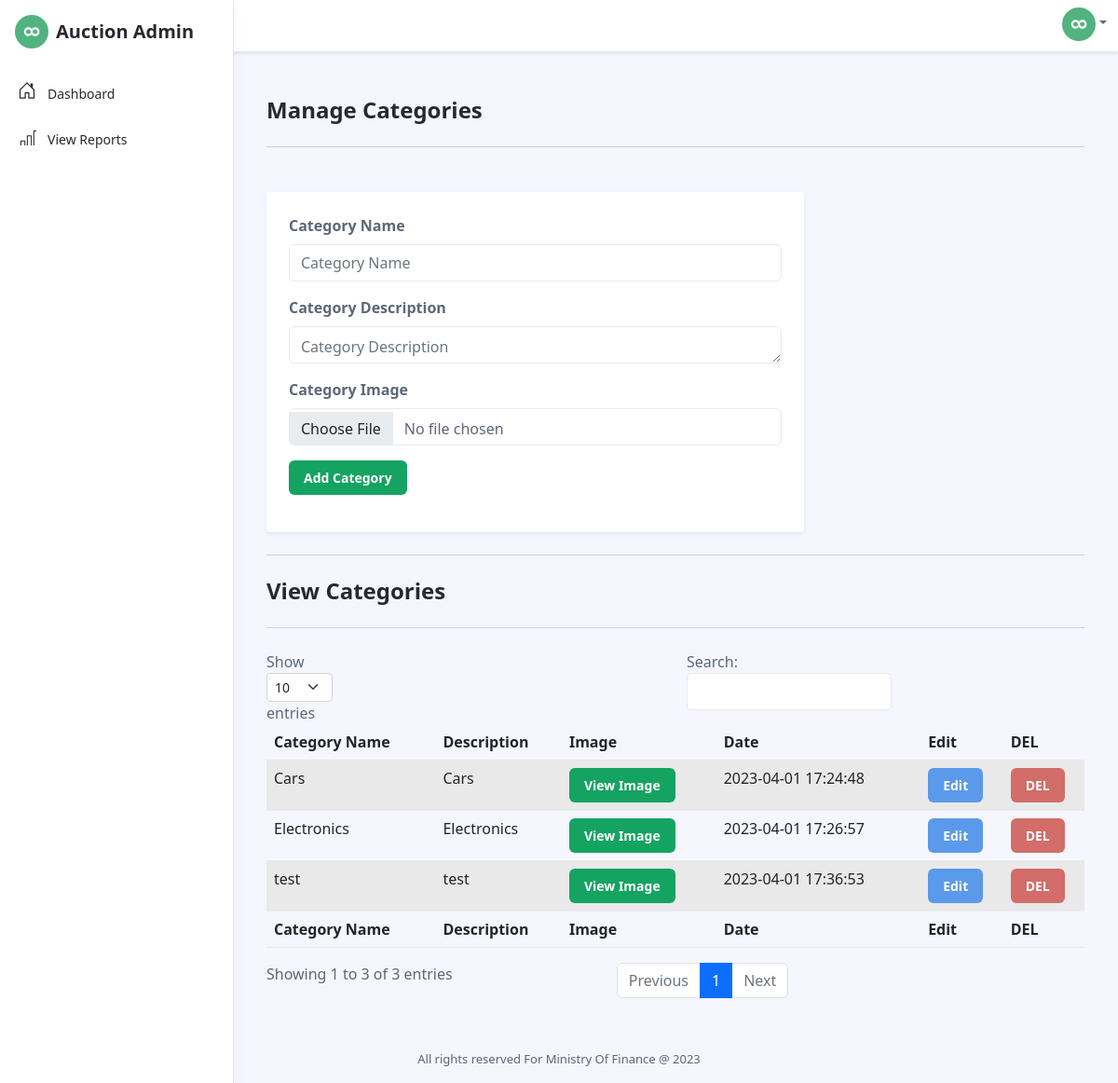
Page /manage_category.php (signed in) on the committed database.
### tables this page shows
CREATE TABLE IF NOT EXISTS `category` (
  `cat_id` int(11) NOT NULL AUTO_INCREMENT,
  `cat_name` varchar(255) NOT NULL,
  `cat_desc` text NOT NULL,
  `cat_img` varchar(255) NOT NULL,
  `added_by` int(11) NOT NULL,
  `added_date` timestamp NOT NULL DEFAULT CURRENT_TIMESTAMP,
  `del` int(11) NOT NULL DEFAULT '0',
  PRIMARY KEY (`cat_id`)
);

### include/functions.php (called while the page is built, shortened)
<?php
global $conn;
function Check_Rows($table_name)
{
    global $conn;
    $sql = "SELECT * FROM `$table_name` where  `del` = 0 ";
    $query = mysqli_query($conn, $sql);
    $rows = mysqli_num_rows($query);
        return $rows;
}
function Get_Data($table_name)
{
    global $conn;
            if($table_name == 'items'){
                $sql = "SELECT * FROM `$table_name` where  `del` = 0 and `item_status` = 0 ";
            }elseif($table_name == 'auction'){
                $sql = "SELECT * FROM `$table_name` where  `del` = 0 ";
            }else{
				$sql = "SELECT * FROM `$table_name` where  `del` = 0 ";
			}
            $query = mysqli_query($conn, $sql);
        return $query;
}
?>

### manage_category.php (the view, shortened to what this page needs)
<?php
include("header.php") ;
$table_name = 'category';
$cat_name =  '';
$cat_desc =  '';
$cat_img = '';
$edit = '0';
$path = "./assets/images/category/" ;
    ?>
    <div class="app-wrapper">
	    <div class="app-content pt-3 p-md-3 p-lg-4">
		    <div class="container-xl">
			    <h1 class="app-page-title">Manage Categories</h1>
			    <hr class="mb-4">
                <div class="row g-4 settings-section">
                <h5 class = 'card-subtitle'><?php echo"</br>". $alert ;?></h5>
	                <div class="col-12 col-md-8">
		                <div class="app-card app-card-settings shadow-sm p-4">
						    <div class="app-card-body">
							    <form class="settings-form" action="manage_category.php" method="post" enctype="multipart/form-data">
								    <div class="mb-3">
									    <label for="setting-input-1" class="form-label">Category Name</label>
									    <input type="text" class="form-control" name="cat_name" placeholder="Category Name" id="setting-input-1" required="required" value="<?php echo $cat_name ; ?>">
									</div>
									<div class="mb-3">
									    <label for="setting-input-2" class="form-label">Category Description</label>
                                        <textarea rows="41" cols="50" class="form-control" placeholder="Category Description" name= "cat_desc" required="required"><?php echo $cat_desc ; ?></textarea>
									</div>
								    <div class="mb-3">
									    <label for="setting-input-3" class="form-label">Category Image</label>
									    <input type="file" class="form-control"  placeholder="Category Image" id="setting-input-3" name="cat_img" required="required" value="<?php echo $cat_img ; ?>">
									</div>
                                    <?php
                                            if($edit == "1"){
                                    ?>
									<button type="submit" class="btn btn-info  text-white" name="edit">Edit Category</button>
                                    <?php
                                            }else{
                                    ?>
                                     <button type="submit" class="btn app-btn-primary" name="submit">Add Category</button>
                                    <?php
                                            }
                                    ?>
							    </form>
						    </div>
						</div>
	                </div>
                </div>
                <hr class="my-4">
                <?php
    if(Check_Rows($table_name)>0){
        $user_qeury  = Get_Data($table_name) ;
                ?>
                <h1 class="app-page-title">View Categories</h1>
                <hr class="my-4">
                <div class="row g-4 settings-section">
                <div class="col-12 col-md-12">
                    <table id="example" class="table table-striped" style="width:100%">
        <thead>
            <tr>
                <th>Category Name</th>
                <th>Description</th>
                <th>Image</th>
                <th>Date</th>
                <th>Edit</th>
                <th>DEL</th>
            </tr>
        </thead>
        <tbody>
            <?php
            while($rows = mysqli_fetch_array($user_qeury)){
                $cat_id = $rows['cat_id'] ;
                $cat_name = $rows['cat_name'] ;
                $cat_desc = $rows['cat_desc'] ;
                $cat_img = $rows['cat_img'] ;
                $added_date = $rows['added_date'] ;
            ?>
            <tr>
                <td><?php echo $cat_name ; ?></td>
                <td><?php echo $cat_desc ; ?></td>
                <td><a href="<?php echo $path.$cat_img ; ?>" target="_blank" class="btn btn-primary text-white">View Image</a></td>
                <td><?php echo $added_date ; ?></td>
                <td><a href="manage_category.php?action_id=<?php echo $cat_id ; ?>&action=edit" class="btn btn-info text-white">Edit</a></td>
                <td><a href="manage_category.php?action_id=<?php echo $cat_id ; ?>&action=del" class="btn btn-danger text-white" onClick="return confirm('Are you sure you want to DELETE this Record ?')">DEL</a></td>
            </tr>
            <?php
            }
            ?>
            </tbody>
        <tfoot>
            <tr>
                <th>Category Name</th>
                <th>Description</th>
                <th>Image</th>
                <th>Date</th>
                <th>Edit</th>
                <th>DEL</th>
            </tr>
        </tfoot>
    </table>
	                </div>
            </div>
            <?php
    }
            ?>
                </div>
		    </div>
	    </div>
        <?php
include("footer.php") ;
?>

### rows in the picture
category: cat_name "Cars", cat_desc "Cars", added_date "2023-04-01 17:24:48"
category: cat_name "Electronics", cat_desc "Electronics", added_date "2023-04-01 17:26:57"
category: cat_name "test", cat_desc "test", added_date "2023-04-01 17:36:53"
